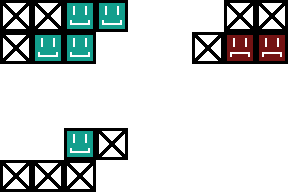

Tiled map render using the project's own tile images. Description and the whole map definition, tile-layer contents included, below:
An orthogonal 9x6 tile map with 32x32 px tiles, 2 tile layers (Background, Object), 2 tilesets.

<map version="1.0" tiledversion="1.1.4" orientation="orthogonal" renderorder="right-down" width="9" height="6" tilewidth="32" tileheight="32" infinite="0" nextobjectid="1">
 <tileset firstgid="1" source="map.tsx" />
 <tileset firstgid="5" source="map.tsx" />
 <layer name="Background" width="9" height="6">
  <data encoding="csv">
2,2,2,2,2,2,2,2,2,
2,2,2,2,2,2,2,2,2,
2,2,2,2,2,2,2,2,2,
2,2,2,2,2,2,2,2,2,
2,2,2,2,2,2,2,2,2,
2,2,2,2,2,2,2,2,2
</data>
 </layer>
 <layer name="Object" width="9" height="6">
  <data encoding="csv">
4,4,1,1,2,2,2,4,4,
4,1,1,2,2,2,4,3,3,
2,2,2,2,2,2,2,2,2,
2,2,2,2,2,2,2,2,2,
2,2,1,4,2,2,2,2,2,
4,4,4,2,2,2,2,2,2
</data>
 </layer>
</map>